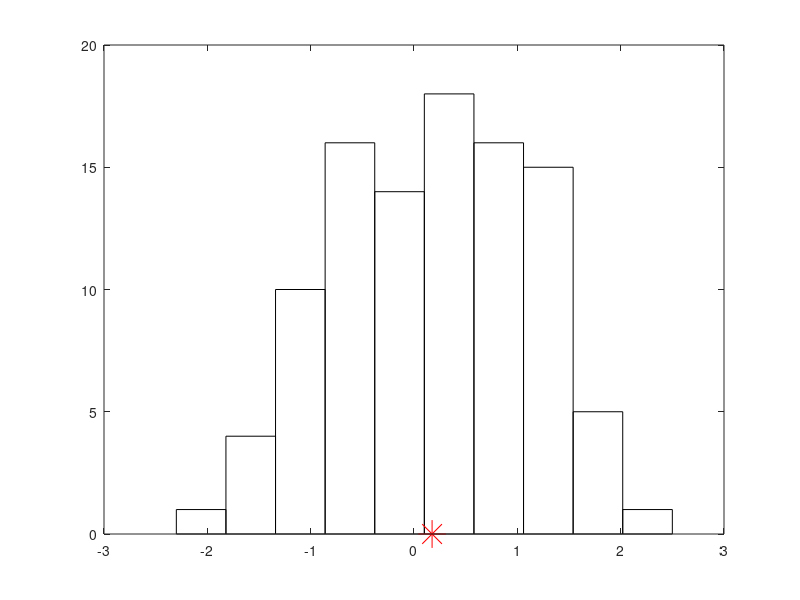
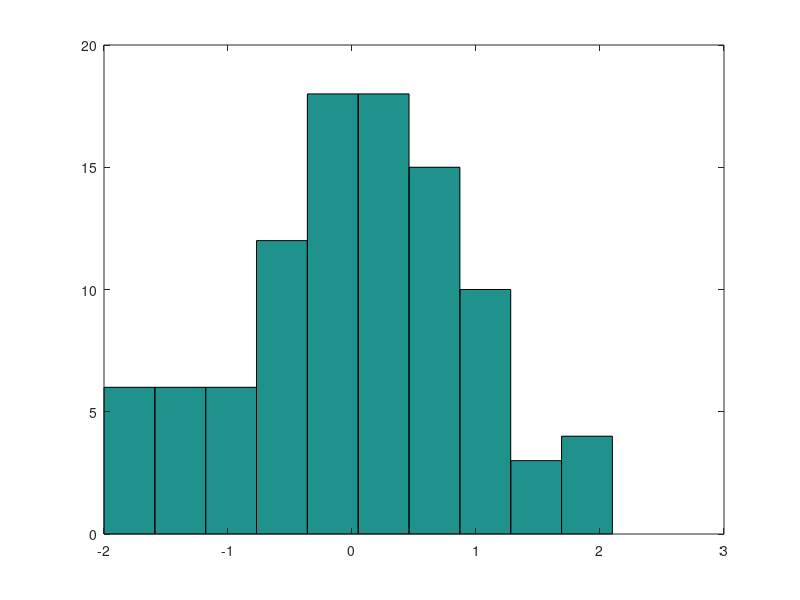
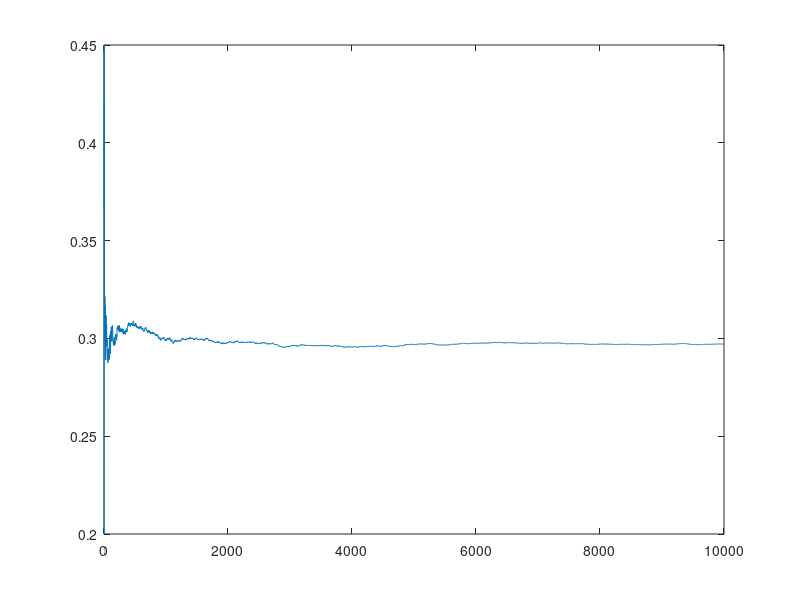
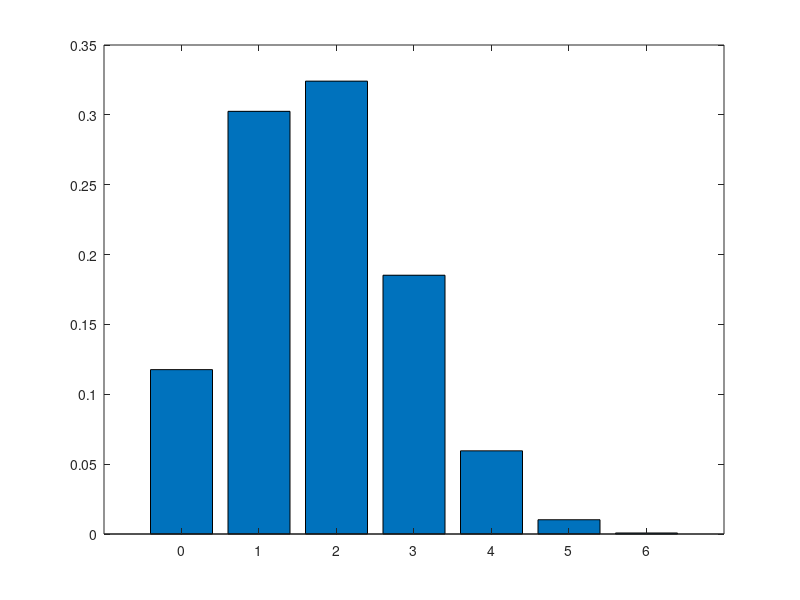

Recreate these plots in MATLAB, in order.
%% Lecture code for week 2 -- Statistics review
% Code by JEANETTE A MUMFORD
% (with a few minor changes by Daniel Pimentel)

% How the mean works
total_sales = [149 406 183 107 426 97]
mean(total_sales)

% This is review....
% If you have a matrix, mean computes means across columns
fake_data = rand(100, 10);
mean(fake_data);
% This is a quick way to get mean across rows
mean(fake_data');

fake_data2 = rand([100, 10, 3]);
test = mean(fake_data2);  

% example of when squeeze is helpful
size(test)

% squeeze can get rid of dimensions of 1
test2 = squeeze(test);
size(test2)

% Take the mean along other dimensions
junk = mean(fake_data2, 2);
size(junk)



%% Read in data, compute mean of first column, 
%  plot histogram

% Fix this path to match where you stored the file on your computer
% USE TAB TO AUTOCOMPLETE PATHS TO AVOID TYPOS!!!

load dat.mat
size(dat)  

% We'll only focus on the first column
mn_col1 = mean(dat(:,1))

figure
hist(dat(:,1))
set(get(gca, 'child'), 'facecolor', 'none')
hold on
plot(mn_col1, 0, 'red*', 'markersize', 20)
hold off

% look at the second column
mn_col2 = mean(dat(:,2));

figure
hist(dat(:,2), 20)
set(get(gca, 'child'), 'facecolor', 'none')
hold on
plot(mn_col2, 0, 'red*', 'markersize', 20)
hold off

lt_15 = dat(:,2)<15;
hist(dat(lt_15, 2))

% Outliers appear to be present.  
% How do they impact mean?
%% In class exercise
% Subset the second column and look at average
% over values less than 15 (this will omit the 
% two outliers)
% Do the means seem to differ?

col2 = dat(:,2);
col2_lt15 = col2(col2<15);

mean(col2)
mean(col2_lt15)

median(col2)
median(col2_lt15)

var(col2)
var(col2_lt15)

%% Variance and sd

var(dat(:,1))
var(dat(:,2))

std(dat(:,1))
sqrt(var(dat(:,1)))

%% In class exercise:How does the variance change
%   for the data in the second column when the
%   outliers are omitted?


%(go back to slides)
%% Law of large numbers

% Use MATLAB to flip a coin!
% Remember the Uniform distribution?  
% if <0.7 = Heads and >=0.7 = Tails 
% (unfair coin)

% One experiment = 10 flips of coin and we count how many heads
%  Let's repeat the experiment 10,000 times

flips = rand(10000, 10);
flips(flips<0.7) = 0;
flips(flips>=.7) = 1;

% compute the P(T) for each of the 10,000 experiments

pt_exp = mean(flips');

% compute the average p_flips for 1 experiment, 2, 3, etc... up to 10,000
% and plot
cum_avg = zeros(1, 1000);
for n=1:10000
    cum_avg(n) = mean(pt_exp(1:n));
end

figure
plot(cum_avg)

cum_avg2 = cumsum(pt_exp)./[1:10000];


%% Contstruct the Binomial pdf and then compute different
%% probabilities

% What is the number of trials?
n_trials = 6;
% Probability of opinion 
prob = .3 % means yes they have the opinion

% range of the random variable
x = 0:n_trials;

y = binopdf(x, n_trials, prob)

figure
bar(x, y)

%P(exactly 3)
binopdf(3, n_trials, prob)

%P(at most 2)
binocdf(2, n_trials, prob)

%P(at least 3)
binocdf(2, n_trials, prob, 'upper')

1-binocdf(2, n_trials, prob)


% Change p to 0.5 and also look at greater than 0.5, how does the
% probability distribution change??

n_trials = 6;
% Probability of opinion 
prob = .9 % means yes they have the opinion
% range of the random variable
x = 0:n_trials;
y = binopdf(x, n_trials, prob)
figure
bar(x, y)

